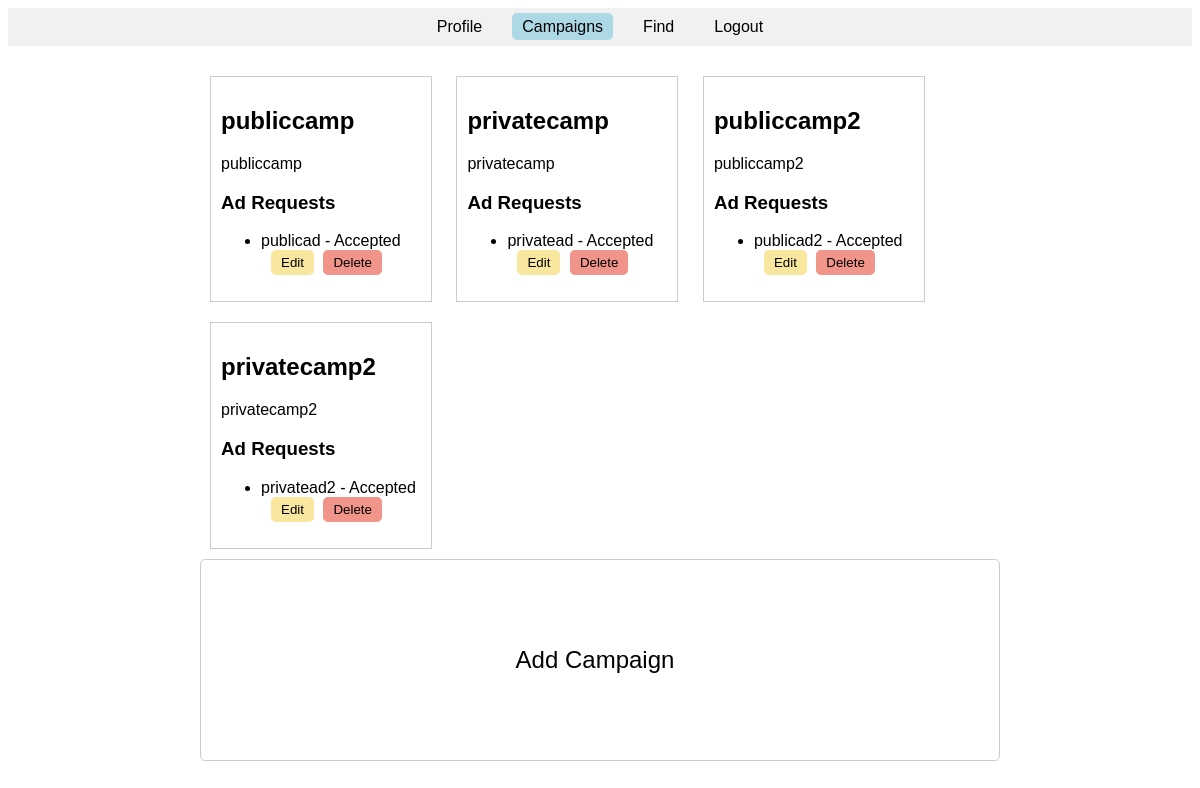
Page /sponsor/campaigns (signed in) on the committed database.
### models.py (models this page shows)
class Campaign(db.Model):
    id = db.Column(db.Integer, primary_key=True)
    title = db.Column(db.String(100), nullable=False)
    description = db.Column(db.Text, nullable=False)
    image = db.Column(db.String(200))
    niche = db.Column(db.String(50), nullable=False)
    date = db.Column(db.Date, nullable=False)
    sponsor_id = db.Column(db.Integer, db.ForeignKey('sponsor.id'), nullable=False)
    budget = db.Column(db.Float, nullable=True)
    visibility = db.Column(db.String(10), nullable=False, default='public')
    sponsor = db.relationship('Sponsor', backref='campaigns')

class AdRequest(db.Model):
    id = db.Column(db.Integer, primary_key=True)
    sponsor_id = db.Column(db.Integer, db.ForeignKey('sponsor.id'), nullable=False)
    campaign_id = db.Column(db.Integer, db.ForeignKey('campaign.id'), nullable=False)
    influencer_id = db.Column(db.Integer, db.ForeignKey('influencer.id'), nullable=True)
    ad_name = db.Column(db.String(100), nullable=False)
    ad_description = db.Column(db.Text, nullable=False)
    ad_terms = db.Column(db.Text, nullable=False)
    payment = db.Column(db.Float, nullable=False)
    status = db.Column(db.String(20), default='Pending')
    timestamp = db.Column(db.DateTime, default=datetime.utcnow)
    sponsor = db.relationship('Sponsor', backref=db.backref('ad_requests', lazy=True))
    influencer = db.relationship('Influencer', backref=db.backref('ad_requests', lazy=True))
    campaign = db.relationship('Campaign', backref=db.backref('ad_requests', lazy=True))

### main.py (the view, shortened to what this page needs)
@app.route('/sponsor/campaigns', methods=['GET', 'POST'])
def sponsor_campaigns():
    if 'logged_in' in session and session.get('user_type') == 'sponsor':
        sponsor = Sponsor.query.filter_by(username=session['username']).first()
        if sponsor:
            campaigns = Campaign.query.filter_by(sponsor_id=sponsor.id).all()  # Fetch all campaigns
            return render_template('sponsor_campaign.html', campaigns=campaigns, date=date)
    return redirect(url_for('user_login'))

### templates/sponsor_campaign.html (shortened to what this page needs)
<!DOCTYPE html>
<html lang="en">
<head>
</head>
<body>
    <header>
        <nav>
            <ul>
                <li><a href="{{ url_for('sponsor_profile', username=session.get('username')) }}">Profile</a></li>
                <li><a href="{{ url_for('sponsor_campaigns') }}" class="active">Campaigns</a></li>
                <li><a href="{{ url_for('sponsor_find_page') }}">Find</a></li>
                <li><a href="{{ url_for('logout') }}">Logout</a></li>
            </ul>
        </nav>
    </header>
    <main>
        <div>
            {% if campaigns %}
                {% for campaign in campaigns %}
                    <div class="campaign" onclick="showCampaignDetails('{{ campaign.id }}', '{{ campaign.title }}', '{{ campaign.visibility }}', '{{ campaign.budget }}')">
                        <h2>{{ campaign.title }}</h2>
                        <p>{{ campaign.description }}</p>
                        <h3>Ad Requests</h3>
                        <ul>
                            {% for ad_request in campaign.ad_requests %}
                                <li>
                                    <span>{{ ad_request.ad_name }} - {{ ad_request.status }}</span>
                                    <div class="ad-request-actions">
                                        <button class="edit-btn" onclick="openEditAdRequestModal(
                                            '{{ ad_request.id }}',
                                            '{{ ad_request.ad_name }}',
                                            '{{ ad_request.ad_description }}',
                                            '{{ ad_request.ad_terms }}',
                                            '{{ ad_request.payment }}',
                                            '{{ ad_request.influencer_id }}',
                                            '{{ ad_request.influencer.username if ad_request.influencer else '' }}'
                                        )">Edit</button>
                                        <form method="POST" action="{{ url_for('delete_ad_request', request_id=ad_request.id) }}" style="display: inline-block;">
                                            <button type="submit" class="delete-btn" onclick="return confirm('Are you sure you want to delete this ad request?')">Delete</button>
                                        </form>
                                    </div>
                                </li>
                            {% endfor %}
                        </ul>
                    </div>
                {% endfor %}
            {% else %}
                <p>No campaigns found.</p>
            {% endif %}
        </div>
        <div class="add-campaign" id="addCampaignBtn">
            <span>Add Campaign</span>
        </div>
    </main>
</body>
</html>

### templates/sponsor_campaign.html (style rules this page uses)
body { font-family: Arial, sans-serif; }
header { background-color: #f1f1f1; padding: 10px 0; }
nav ul { list-style: none; padding: 0; margin: 0; display: flex; justify-content: center; }
nav ul li { margin: 0 10px; }
nav ul li a { text-decoration: none; color: black; padding: 5px 10px; }
nav ul li a.active { background-color: lightblue; border-radius: 5px; }
main { padding: 20px; max-width: 800px; margin: 0 auto; }
.add-campaign { display: flex; align-items: center; justify-content: center; height: 200px; border: 1px solid #ccc; border-radius: 5px; cursor: pointer; }
.add-campaign span { font-size: 24px; margin-right: 10px; }
.campaign { border: 1px solid #ccc; padding: 10px; margin: 10px; display: inline-block; width: 200px; vertical-align: top; cursor: pointer; }
.ad-request-actions { margin-left: 10px; }
.ad-request-actions button { margin-right: 5px; padding: 5px 10px; border: none; border-radius: 5px; cursor: pointer; }
.ad-request-actions .edit-btn { background-color: #f9e79f; }
.ad-request-actions .delete-btn { background-color: #f1948a; }

### rows in the picture
Campaign: title "publiccamp", description "publiccamp"
AdRequest: ad_name "publicad", status "Accepted"
Campaign: title "privatecamp", description "privatecamp"
AdRequest: ad_name "privatead", status "Accepted"
Campaign: title "publiccamp2", description "publiccamp2"
AdRequest: ad_name "publicad2", status "Accepted"
Campaign: title "privatecamp2", description "privatecamp2"
AdRequest: ad_name "privatead2", status "Accepted"
